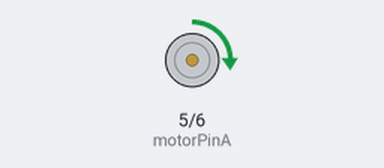
Bench run of a sketch on a simulated Arduino Nano, built with avr-gcc and run on an emulated ATmega328P. On the bench: motor-driver pin pairs drawn as motors (green arrow = first pin HIGH = forward, orange = second pin HIGH = backward, longer = more drive).

Above: at 0.45 s.
At 1.65 s:
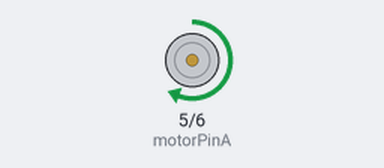
At 2.95 s:
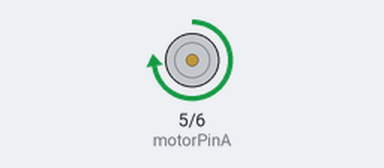
At 5.5 s:
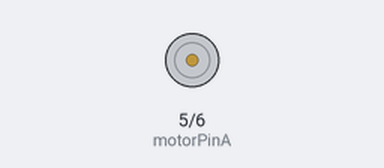
Timing chart, 0 to 7.4 s (numbered marks = the images above):
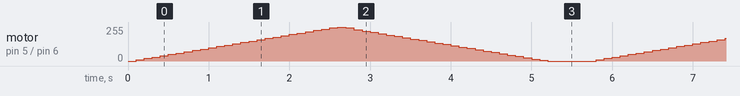

The sketch:

ders_13_motor_hiz_kontrol.ino
```cpp
// Adım 3 - Hızı artırıp azaltma (ileri yönde)
int motorPinA = 5; // PWM destekleyen pin (Nano'da D5 PWM vardır)
int motorPinB = 6;

void setup() {
  pinMode(motorPinA, OUTPUT);
  pinMode(motorPinB, OUTPUT);
  digitalWrite(motorPinB, LOW); // geri pin kapalı
}

void loop() {
  // Hızı kademeli artır
  for (int speed = 0; speed <= 255; speed += 10) {
    analogWrite(motorPinA, speed); // speed arttıkça motor hızlanır
    delay(100); // ufak bekleme
  }

  // Hızı yavaşlat
  for (int speed = 255; speed >= 0; speed -= 10) {
    analogWrite(motorPinA, speed);
    delay(100);
  }

  analogWrite(motorPinA, 0); // tamamen dur
  delay(500);
}
```
